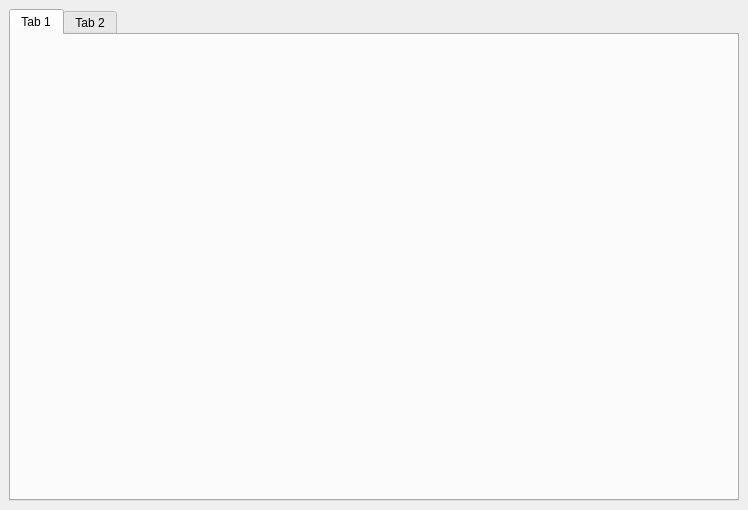
<?xml version="1.0" encoding="UTF-8"?>
<ui version="4.0">
 <class>Dock</class>
 <widget class="QDockWidget" name="Dock">
  <property name="windowModality">
   <enum>Qt::WindowModal</enum>
  </property>
  <property name="geometry">
   <rect>
    <x>0</x>
    <y>0</y>
    <width>748</width>
    <height>510</height>
   </rect>
  </property>
  <property name="sizePolicy">
   <sizepolicy hsizetype="Maximum" vsizetype="Maximum">
    <horstretch>0</horstretch>
    <verstretch>0</verstretch>
   </sizepolicy>
  </property>
  <property name="windowIcon">
   <iconset resource="../../../res/icons.qrc">
    <normaloff>:/icons/book_add.png</normaloff>:/icons/book_add.png</iconset>
  </property>
  <property name="toolTip">
   <string>Cadastro de Livros</string>
  </property>
  <property name="floating">
   <bool>false</bool>
  </property>
  <property name="features">
   <set>QDockWidget::DockWidgetClosable</set>
  </property>
  <property name="allowedAreas">
   <set>Qt::TopDockWidgetArea</set>
  </property>
  <property name="windowTitle">
   <string>Cadastro de Livros</string>
  </property>
  <widget class="QWidget" name="Contents">
   <layout class="QVBoxLayout" name="verticalLayout_2">
    <item>
     <widget class="QTabWidget" name="tabWidget">
      <widget class="QWidget" name="tab">
       <attribute name="title">
        <string>Tab 1</string>
       </attribute>
      </widget>
      <widget class="QWidget" name="tab_2">
       <attribute name="title">
        <string>Tab 2</string>
       </attribute>
      </widget>
     </widget>
    </item>
   </layout>
  </widget>
 </widget>
 <resources>
  <include location="../../../res/icons.qrc"/>
 </resources>
 <connections/>
</ui>
